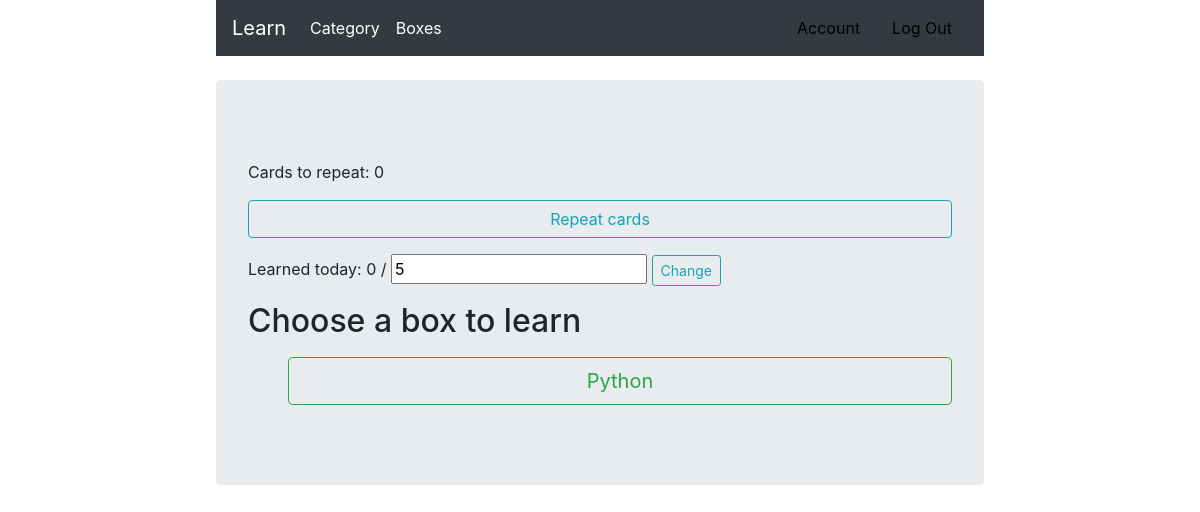
The app's page / (signed in), older data.
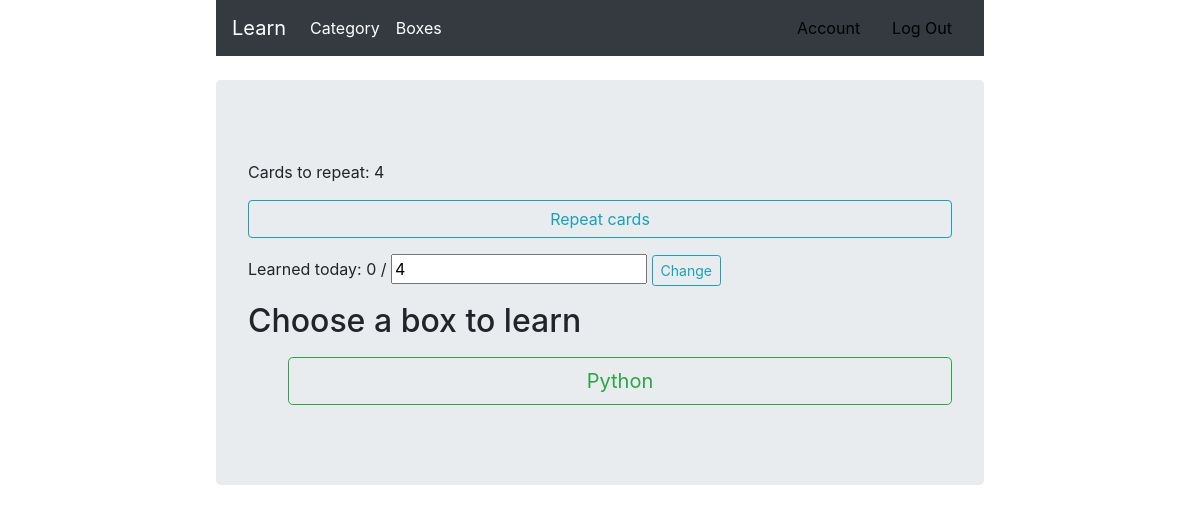
The same page, newer data.
### card/models.py (models this page shows, shortened)
class Profile(models.Model):
    max_value = 100
    min_value = 1
    message_int_value = 'Number must be from {} to {}'.format(min_value, max_value)
    user = models.OneToOneField(User, on_delete=models.CASCADE, primary_key=True)
    day_limit = models.IntegerField(default=5,
                                    validators=[MaxValueValidator(max_value, message=message_int_value),
                                                MinValueValidator(min_value, message=message_int_value)])
    @property
    def get_learned_today(self):
        cards = Card.objects.filter(author=self.user) \
            .filter(time_first_show__date=date.today())
        return list(cards)
    @property
    def get_cards_to_repeat(self):
        cards = Card.objects.filter(author=self.user) \
            .filter(time_next_show__lt=datetime.now()) \
            .filter(count_shows__gt=0)
        return cards
    def get_statistic(self, period): # todo refactor func. split the function into several
        list_of_date = [date.today() - timedelta(days=day) for day in range(period)]
        period = timedelta(days=period)
        start_date = date.today() - period
        learn_statistic = Card.objects.filter(author=self.user, time_first_show__date__gt=start_date)
        repeat_statistic = Statistic.objects.filter(user_id=self.user, date__gt=start_date)
        count_learn = Counter()
        count_repeat = Counter()
        for card_stat in learn_statistic:
            count_learn.update([card_stat.time_first_show.date()])
        for card_stat in repeat_statistic:
            count_repeat.update([card_stat.date.date()])
        statistics_data = []
        for date_ in reversed(list_of_date):
            row_data = {'x': str(date_), 'learned': count_learn[date_], 'repeat': count_repeat[date_]}
            statistics_data.append(row_data)
        return statistics_data

class Box(models.Model):
    author = models.ForeignKey(User, on_delete=models.CASCADE)
    name = models.CharField(max_length=255)
    slug = models.SlugField(max_length=255, verbose_name='URL')
    description = models.CharField(max_length=255)
    time_create = models.DateTimeField(auto_now_add=True)
    category = models.ManyToManyField('Category')
    cards = models.ManyToManyField('Card')

### card/views.py (the view)
# urls.py: path('', learn, name="learn"),
@login_required()
def learn(requests):
    title = "Сhoose a box to learn"
    profile = requests.user.profile
    if requests.method == "POST":
        form = UserProfile(requests.POST, instance=profile)
        if form.is_valid():
            form.save()
    else:
        form = UserProfile(instance=profile)
    learned_today = requests.user.profile.get_learned_today
    cards_to_repeat = requests.user.profile.get_cards_to_repeat
    statistics = profile.get_statistic(7)
    boxes = requests.user.box_set.all()
    content = {"form": form,
               "boxes": boxes,
               'title': title,
               'learned': len(learned_today),
               'repeat': len(cards_to_repeat),
               'statistics': json.dumps(statistics)}
    return render(requests, "learn/learn.html", content)

### card/forms.py
class UserProfile(forms.ModelForm):
    class Meta:
        model = Profile
        fields = ['day_limit']
        labels = {
            'day_limit': 'Goal for the day: '
        }
        widgets = {
            'day_limit': forms.widgets.NumberInput(
                attrs={'class': "form-input"}
            )
        }

### card/templates/learn/learn.html (shortened to what this page needs)
{% extends 'learning_cards/base.html' %}
{% block content %}
            <form action="{% url 'learn' %}" method="post" xmlns="http://www.w3.org/1999/html">
                <div>
                    <p>Cards to repeat: {{repeat}}</p>
                    <p><a class="btn btn-outline-info btn-md btn-block"  href="{% url 'repeat' %}" role="button">Repeat cards</a></p>
                </div>
                Learned today: {{ learned }} / {{ form.day_limit }}
                <button type="submit" class="btn btn-outline-info btn-sm" data-toggle="tooltip" data-placement="top" title="Goal for day">Change</button>
            </form>
            <p>
                <h2>{{ title }}</h2>
            </p>
            <ol>
                {% for box in boxes %}
                        <a class="btn btn-outline-success btn-lg btn-block" href="{% url 'learning' box.slug %}">{{ box.name }}</a>
                {% endfor %}
            </ol>
{% endblock %}

### learning_cards/templates/learning_cards/base.html (shortened to what this page needs)
<!doctype html>
<html lang="en">
  <head>
    <link rel="stylesheet" href="https://cdn.jsdelivr.net/npm/bootstrap@4.6.2/dist/css/bootstrap.min.css">
  </head>
  <body>
  <div class="container">
      <div class="row">
         <main role="main" class="container" style="width: 70%;" >
    <nav class="navbar navbar-expand-md navbar-dark bg-dark mb-4">
      <a class="navbar-brand" href="{% url 'learn' %}">Learn</a>
      <div class="collapse navbar-collapse" id="navbarCollapse">
        <ul class="navbar-nav mr-auto">
          <li class="nav-item active">
            <a class="nav-link" href="{% url 'categories' %}">Category<span class="sr-only">(current)</span></a>
          </li>
            <li class="nav-item active">
            <a class="nav-link" href="{% url 'boxes' %}">Boxes<span class="sr-only">(current)</span></a>
        </ul>
        <form class="form-inline mt-2 mt-md-0" method="GET">
            {% if request.user.is_authenticated %}
                <a class="nav-link" href="#">Account</a>
                <a class="nav-link" href="{% url 'logout'%}">Log Out</a>
            {% else %}
                 <a class="nav-link" href="{% url 'login' %}">Log In</a>
                 <a class="nav-link" href="{% url 'register' %}">Registration</a>
            {% endif %}
        </form>
      </div>
    </nav>
            <div class="jumbotron">
              <p class="lead">
                {% block content%}
                {% endblock %}
              </p>
             </div>
         </main>
      </div>
    </div>
  </body>
</html>

### learning_cards/templates/learning_cards/base.html (style rules this page uses)
A { color: #000000; }

Row changes from the older to the newer data that the page shows:
changed Profile: day_limit "5" → "4"
Text that changed along with them:
{{ repeat }}: "0" → "4"
